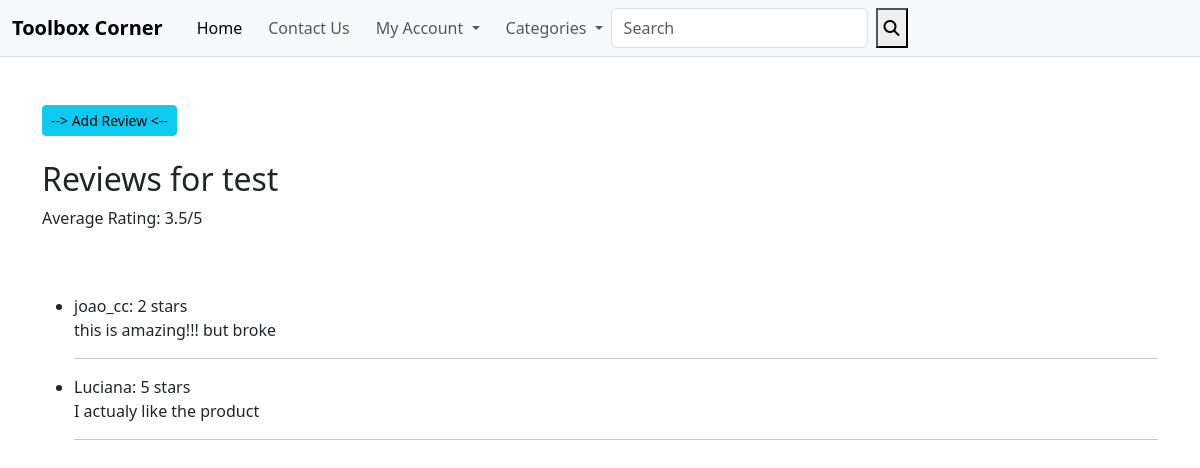
The page /reviews/product/1/ on the database as committed earlier.
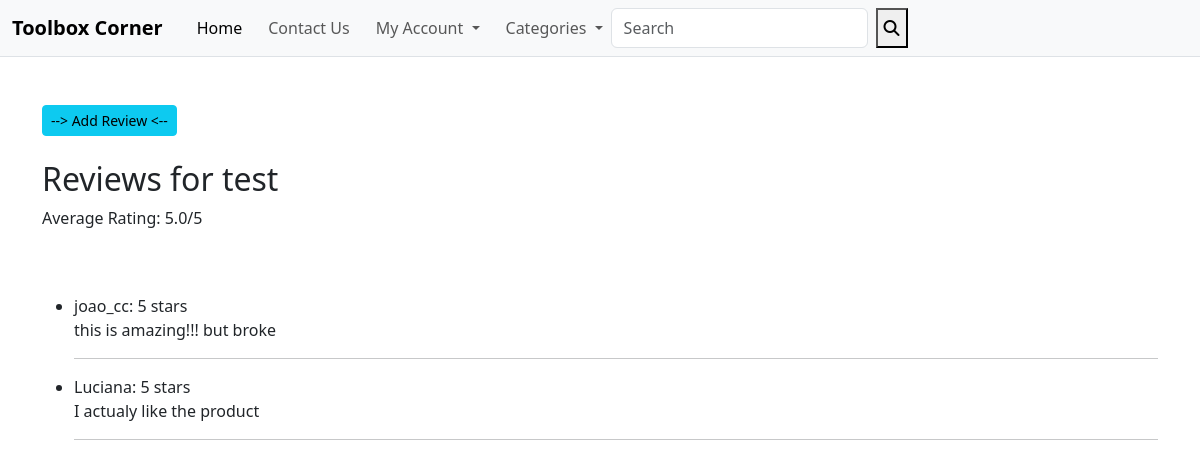
The same page on the database as committed later.
### review/models.py (models this page shows, shortened)
class Review(models.Model):
    STAR_CHOICES = [(i, str(i)) for i in range(6)]
    product = models.ForeignKey(Product, on_delete=models.CASCADE)
    user = models.ForeignKey(settings.AUTH_USER_MODEL, on_delete=models.CASCADE)
    content = models.TextField(max_length=500, blank=True)
    stars = models.IntegerField(choices=STAR_CHOICES)
    created_at = models.DateTimeField(auto_now_add=True)
    updated_at = models.DateTimeField(auto_now=True)
    class Meta:
        unique_together = ('product', 'user')

### review/views.py (the view)
# urls.py: path('product/<int:product_id>/', views.review_list, name='review_list'),
def review_list(request, product_id):
    product = get_object_or_404(Product, id=product_id)
    reviews = Review.objects.filter(product=product)
    average_rating = reviews.aggregate(Avg('stars'))['stars__avg']
    context = {
        'product': product,
        'reviews': reviews,
        'average_rating': average_rating,
    }
    return render(request, 'review/review_list.html', context)

### review/templates/review/review_list.html (shortened to what this page needs)
{% extends 'base.html' %}
{% block content %}
<br>
<a class="btn btn-info btn-sm" href="{% url 'add_review' product.id %}"> --> Add Review <--</a>
<br>
<br>
<h2>Reviews for {{ product.name }}</h2>
<p>Average Rating: {{ average_rating|default:"No reviews yet" }}/5</p>
<br><br>
<ul>
    {% for review in reviews %}
        <li>
            {{ review.user.username }}: {{ review.stars }} stars
            <p>{{ review.content }}</p>
        </li>
        <hr>
    {% endfor %}
</ul>
{% endblock %}

Rows that differ between the two databases and show on the page:
changed Review "this is amazing!!! but broke": stars "2" → "5"
Other text that changed with them:
{{ average_rating|default:"No reviews yet" }}: "3.5" → "5.0"
